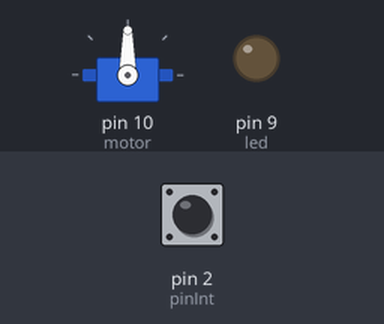
Bench run of a sketch on a simulated Arduino Uno, built with avr-gcc and run on an emulated ATmega328P. Parts: servo, output pins drawn as LEDs (lit = HIGH). Dashed ring = blinking. The test bench sets the inputs (shaded band); at power-on: pin 2 (pinInt) LOW.

Above: at 1.2 s.
1.3 s: pin 2 (pinInt) driven HIGH
At 1.9 s:
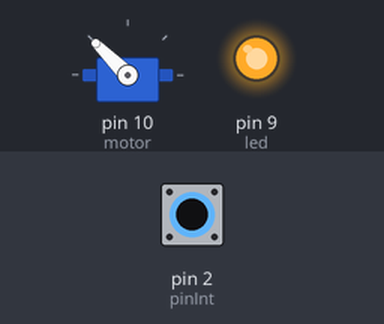
At 2.4 s:
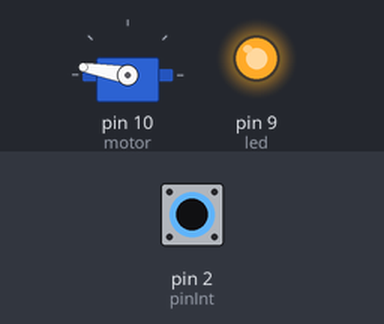
4.3 s: pin 2 (pinInt) pulsed LOW 5 times (0.12 s each, 0.3 s apart)
At 4.86 s:
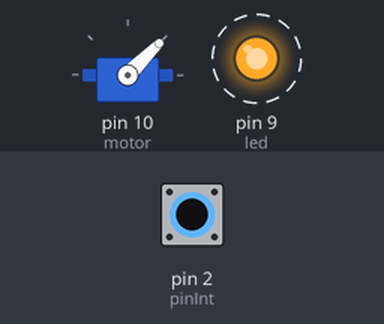
Timing chart, 0 to 14.0 s (numbered marks = the images above; inputs shaded):
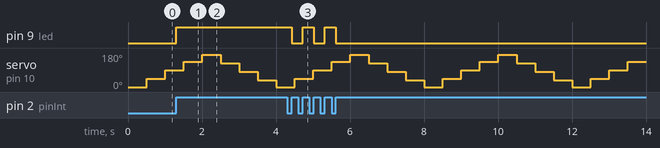

Measured:
- after the input at 1.3 s, pin 9 (led): LOW → HIGH at once
- after the input at 4.3 s, pin 9 (led): alternates HIGH for 0.30 s and LOW for 0.30 s, 5 changes in all, then stays LOW, starting after 0.12 s
- by itself, servo on pin 10 (motor): repeats every 4.0 s: 90° 0.50 s, 135° 0.50 s, 170° 0.50 s, 125° 0.50 s, 80° 0.50 s, 35° 0.50 s, 0° 0.50 s, 45° 0.50 s

The sketch:

conInt.ino
```cpp
#include <Servo.h>
#define led 9
#define pinInt 2
Servo motor;
volatile int state = LOW;

void setup() {
  // put your setup code here, to run once:
  Serial.begin(9600);
  pinMode(led, OUTPUT);
  digitalWrite(led, LOW);
  attachInterrupt(digitalPinToInterrupt(pinInt),prenderLed,RISING);
  motor.attach(10);
  motor.write(0);
}

void loop() {
  // put your main code here, to run repeatedly:
  mover(0,170);
  mover(170,0);
}

void mover(int emp, int fin){
  if(emp<fin){
    for(int i=emp; i<= fin; i+=45){
      motor.write(i);
      delay(500);
    }
  }
  else{
    for(int i=emp; i>= fin; i-=45){
      motor.write(i);
      delay(500);
    }
  }
}

void prenderLed(){
  state = !state;
  digitalWrite(led, state);
}
```
